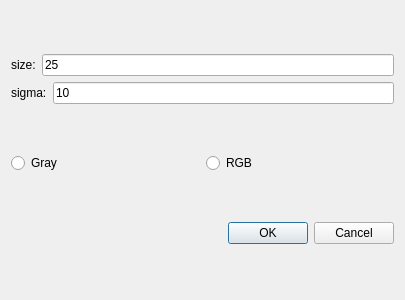
<?xml version="1.0" encoding="UTF-8"?>
<ui version="4.0">
 <class>GaussBlurDialog</class>
 <widget class="QDialog" name="GaussBlurDialog">
  <property name="geometry">
   <rect>
    <x>0</x>
    <y>0</y>
    <width>405</width>
    <height>300</height>
   </rect>
  </property>
  <property name="windowTitle">
   <string>Dialog</string>
  </property>
  <layout class="QVBoxLayout" name="verticalLayout_2">
   <item>
    <layout class="QVBoxLayout" name="verticalLayout">
     <item>
      <layout class="QHBoxLayout" name="horizontalLayout_2">
       <item>
        <widget class="QLabel" name="label">
         <property name="text">
          <string>size:</string>
         </property>
        </widget>
       </item>
       <item>
        <widget class="QLineEdit" name="lineEdit1">
         <property name="text">
          <string>25</string>
         </property>
        </widget>
       </item>
      </layout>
     </item>
     <item>
      <layout class="QHBoxLayout" name="horizontalLayout">
       <item>
        <widget class="QLabel" name="label_2">
         <property name="text">
          <string>sigma:</string>
         </property>
        </widget>
       </item>
       <item>
        <widget class="QLineEdit" name="lineEdit2">
         <property name="text">
          <string>10</string>
         </property>
        </widget>
       </item>
      </layout>
     </item>
    </layout>
   </item>
   <item>
    <layout class="QHBoxLayout" name="horizontalLayout_3">
     <item>
      <widget class="QRadioButton" name="radiobtn_Gary">
       <property name="text">
        <string>Gray</string>
       </property>
      </widget>
     </item>
     <item>
      <widget class="QRadioButton" name="radiobtn_RGB">
       <property name="text">
        <string>RGB</string>
       </property>
      </widget>
     </item>
    </layout>
   </item>
   <item>
    <widget class="QDialogButtonBox" name="buttonBox">
     <property name="orientation">
      <enum>Qt::Horizontal</enum>
     </property>
     <property name="standardButtons">
      <set>QDialogButtonBox::Cancel|QDialogButtonBox::Ok</set>
     </property>
    </widget>
   </item>
  </layout>
 </widget>
 <resources/>
 <connections>
  <connection>
   <sender>buttonBox</sender>
   <signal>accepted()</signal>
   <receiver>GaussBlurDialog</receiver>
   <slot>accept()</slot>
   <hints>
    <hint type="sourcelabel">
     <x>248</x>
     <y>254</y>
    </hint>
    <hint type="destinationlabel">
     <x>157</x>
     <y>274</y>
    </hint>
   </hints>
  </connection>
  <connection>
   <sender>buttonBox</sender>
   <signal>rejected()</signal>
   <receiver>GaussBlurDialog</receiver>
   <slot>reject()</slot>
   <hints>
    <hint type="sourcelabel">
     <x>316</x>
     <y>260</y>
    </hint>
    <hint type="destinationlabel">
     <x>286</x>
     <y>274</y>
    </hint>
   </hints>
  </connection>
 </connections>
</ui>
